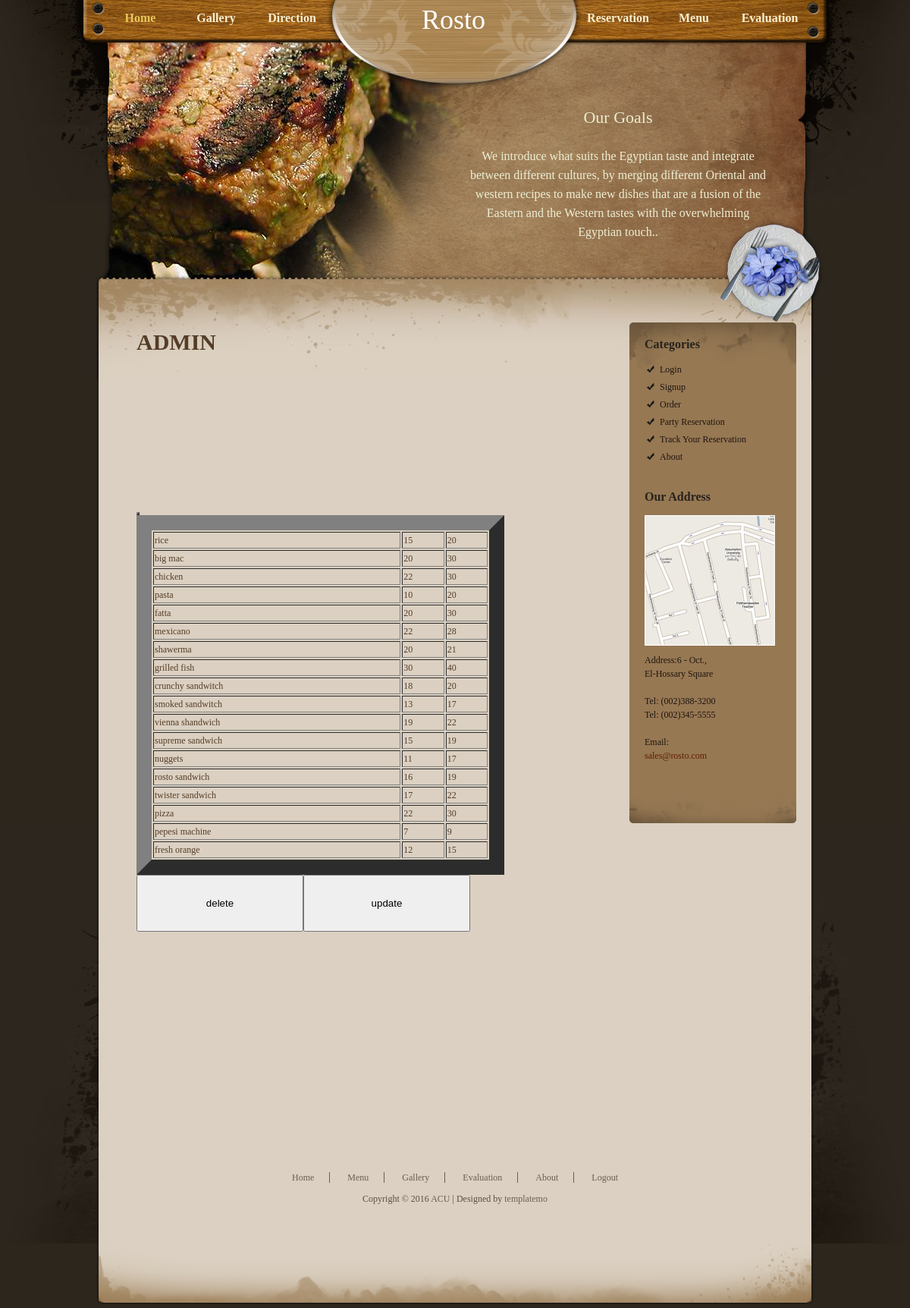
The app's page /menuforadmin.php with its own data.
### tables this page shows
CREATE TABLE `menu` (
  `id` int(255) NOT NULL,
  `foodName` varchar(255) NOT NULL,
  `smallPrice` int(255) NOT NULL,
  `bigPrice` int(255) NOT NULL,
  `comboSmallnum` varchar(255) NOT NULL,
  `comboLargenum` varchar(255) NOT NULL
);

### menuforadmin.php (the view, shortened to what this page needs)
<!DOCTYPE html PUBLIC "-//W3C//DTD XHTML 1.0 Transitional//EN" "http://www.w3.org/TR/xhtml1/DTD/xhtml1-transitional.dtd">
<html xmlns="http://www.w3.org/1999/xhtml">
<head>
<link href="style.css" rel="stylesheet" type="text/css" />
</head>
<body>
<div id="container_wrapper_outter">
  <div id="container_wrapper_inner">
    <div id="container">
      <div id="menu">
        <ul>
          <li><a href="Home.html" class="current">Home</a></li>
          <li><a href="Gallery.html">Gallery</a></li>
          <li><a href="Diraction.html" class="margin_r_330">Direction</a></li>
          <li><a href="Reservation.html">Reservation</a></a></li>
          <li><a href="Menu.html">Menu</a></a></li>
          <li><a href="Evaluation.html">Evaluation</a></li>
        </ul>
        <div id="site_title">
          <h1> <a href="Home.html">Rosto <span><p dir="rtl" lang="ar">  </p>  </p> </span></a> </h1>
        </div>
      </div>
      <div id="banner">
        <div id="banner_section">
          <h2>Our Goals</h2>
          <p>We introduce what suits the Egyptian taste and integrate between different cultures, by merging different Oriental and western recipes to make new dishes that are a fusion of the Eastern and the Western tastes with the overwhelming Egyptian touch..</p>
        </div>
      </div>
      <div id="content_wrapper" >
        <div id="content"  >
          <div id="main_column">
          <H1>ADMIN</H1>
<br /> <br /> <br /> <br /> <br />
 <br /> <br /> <br /> <br /> <br /> <br />
<center>
<h4></h4>
</center>
<?php
include "connect.php";
        $sql="select * from menu order by ID";
		$menuDataSet = mysql_query($sql) or die(mysql_error());
		echo "<table style='left:227px;top:4px;width:485px;height:320px;z-index:1;' border='20'>";
		while ($lineArr= mysql_fetch_array($menuDataSet))
		{
        echo "<tr>";
		echo "<td>" .$lineArr[1]."</td> <td>".$lineArr[2]."</td> <td>".$lineArr[3]."</td >";
		echo "</tr>";
	}
	echo "</table>";
	echo "<a href='deletemenu.html'><input type='submit'  value='delete' style='left:70px;top:205px;width:220px;height:75px;'></a>";
    echo "<a href='up.html'><input type='submit'   value='update' style='left:70px;top:205px;width:220px;height:75px;'></a>";
?>
          <br /> <br /> <br /> <br /> <br /> <br /> <br /> <br /> <br /> <br /> <br />
          <div id="side_column" style="position:absolute;right:-5px;top:65px;">
            <div class="side_column_section">
              <h4>Categories</h4>
              <ul class="category_list" id="nav">
                <li><a href="Login.html">Login</a></li>
                <li><a href="signup.html">Signup</a></li>
                <li><a href="Order.html">Order</a></li>
                <li><a href="partyReserv.html">Party Reservation</a></li>
                <li><a href="ReservEdit.php">Track Your Reservation</a></li>
                <li><a href="About.html">About</a></li>
              </ul>
            </div>
            <div class="side_column_section" >
              <h4>Our Address</h4>
              <a href="Diraction.html"><img src="images/map.jpg" alt="" /></a>
              <p> Address:6 - Oct.,<br />
                El-Hossary Square<br />
                <br />
                Tel: (002)388-3200<br />
                Tel: (002)345-5555<br />
                <br />
                Email:<br />
                <a href="#">sales@rosto.com</a> </p>
            </div>
            <div class="side_column_bottom"  id="nav"> </div>
          </div>
        </div>
        <div class="content_bottom"></div>
      </div>
      <div id="footer"  >
        <ul class="footer_menu">
          <li><a href="Home.html">Home</a></li>
          <li><a href="Menu.html">Menu</a></li>
          <li><a href="Gallery.html">Gallery</a></li>
          <li><a href="Evaluation.html">Evaluation</a></li>
          <li><a href="About.html">About</a></li>
          <li class="last_menu"><a href="logout.php">Logout</a></li>
        </ul>
        Copyright &copy; 2016 <a href="#">ACU</a> | Designed by <a target="_blank" rel="nofollow" href="http://www.templatemo.com">templatemo</a></div>
    </div>
  </div>
</div>
</body>
</html>

### style.css (style rules this page uses)
body { margin: 0; padding: 0; line-height: 1.5em; font-family: Georgia, "Times New Roman", Times, serif; font-size: 12px; color: #543d27; background: #2c261d; }
a:link, a:visited { color: #631c00; text-decoration: none; font-weight: normal; }
p { margin: 0px; padding: 0px; }
img { margin: 0px; padding: 0px; border: none; }
.margin_r_330 { margin-right: 330px; }
h1 { margin: 0px; padding: 2px 0; font-size: 30px; font-weight: bold; }
h2 { margin: 0px; padding: 2px 0; font-size: 30px; font-weight: normal; }
h4 { margin: 0 0 10px 0; padding: 0 0 5px 0; font-size: 16px; font-weight: bold; color: #27231d; }
#container_wrapper_outter { width: 100%; background: url(images/container_outter.jpg) center top no-repeat; }
#container_wrapper_inner { width: 100%; background: url(images/container_inner.jpg) center bottom no-repeat; }
#container { width: 990px; margin: 0 auto; }
#menu { position: relative; clear: both; width: 930px; height: 110px; padding: 0 30px; background: url(images/menu_bg.jpg) no-repeat; }
#menu ul { padding: 15px 0 0 0; margin: 0px; list-style: none; }
#menu ul li { padding: 0px; margin: 0px; display: inline; }
#menu ul li a { float: left; display: block; width: 100px; padding: 0 0 0 0; font-size: 16px; text-align: center; font-weight: bold; text-decoration: none; color: #f9efd0; outline: none; }
#menu li a:hover, #menu li .current { color: #ebc759; }
#site_title { position: absolute; width: 320px; left: 333px; padding: 15px 0 0 0; top: 0px; text-align: center; }
#site_title h1 a { margin: 0px; padding: 0px; font-size: 36px; color: #ffffff; font-weight: normal; text-decoration: none; }
#banner { clear: both; width: 990px; height: 250px; background: url(images/banner_bg.png) center no-repeat; }
#banner #banner_section { float: right; width: 400px; margin-top: 30px; margin-right: 80px; text-align: center; }
#banner h2 { color: #eaecd0; font-size: 22px; line-height: 25px; margin-bottom: 24px; }
#banner p { color: #eeefd4; font-size: 16px; line-height: 25px; margin-bottom: 30px; }
#content_wrapper { position: relative; clear: both; width: 990px; background: url(images/content_middle.png) center repeat-y; }
#content { width: 940px; padding: 80px 25px 0 25px; margin-bottom: 85px; background: url(images/content_top.jpg) center top no-repeat; }
#content_wrapper .content_bottom { position: absolute; width: 990px; height: 85px; bottom: -85px; left: 0px; background: url(images/footer_bg.png) no-repeat; }
#main_column { float: left; width: 590px; margin-left: 50px; }
#side_column { position: relative; float: right; width: 180px; color: #20150f; background: #967853 url(images/side_column_top.png) no-repeat;; margin: 0 50px 50px 0; padding: 20px 20px 0 20px; }
#side_column .side_column_bottom { position: absolute; bottom: -50px; left: 0px; width: 220px; height: 50px; background:url(images/side_column_bottom.png) no-repeat; }
#main_column p { margin-bottom: 10px; }
#side_column .side_column_section { margin-bottom: 30px; }
.side_column_section img { border: 1px solid #ffffff; margin-bottom: 10px; }
.category_list { margin: 0 0 0 20px; padding: 0; list-style-image: url(images/list_icon_bg.jpg); }
.category_list li { margin: 0px; padding: 0 0 5px 0; }
.category_list li a { color: #20150f; }
#footer { clear: both; text-align: center; width: 930px; padding: 50px 30px; color: #595144; }
#footer a { color: #696052; }
#footer .footer_menu { margin: 0 0 10px 0; padding: 0px; list-style: none; }
.footer_menu li { margin: 0px; padding: 0 20px; display: inline; border-right: 1px solid #696052; }
.footer_menu .last_menu { border: none; }

### records on screen
menu: foodName "rice", smallPrice "15", bigPrice "20"
menu: foodName "big mac", smallPrice "20", bigPrice "30"
menu: foodName "chicken", smallPrice "22", bigPrice "30"
menu: foodName "pasta", smallPrice "10", bigPrice "20"
menu: foodName "fatta", smallPrice "20", bigPrice "30"
menu: foodName "mexicano", smallPrice "22", bigPrice "28"
menu: foodName "shawerma", smallPrice "20", bigPrice "21"
menu: foodName "grilled fish", smallPrice "30", bigPrice "40"
menu: foodName "crunchy sandwitch", smallPrice "18", bigPrice "20"
menu: foodName "smoked sandwitch", smallPrice "13", bigPrice "17"
menu: foodName "vienna shandwich", smallPrice "19", bigPrice "22"
menu: foodName "supreme sandwich", smallPrice "15", bigPrice "19"
menu: foodName "nuggets", smallPrice "11", bigPrice "17"
menu: foodName "rosto sandwich", smallPrice "16", bigPrice "19"
menu: foodName "twister sandwich", smallPrice "17", bigPrice "22"
menu: foodName "pizza", smallPrice "22", bigPrice "30"
menu: foodName "pepesi machine", smallPrice "7", bigPrice "9"
menu: foodName "fresh orange", smallPrice "12", bigPrice "15"
